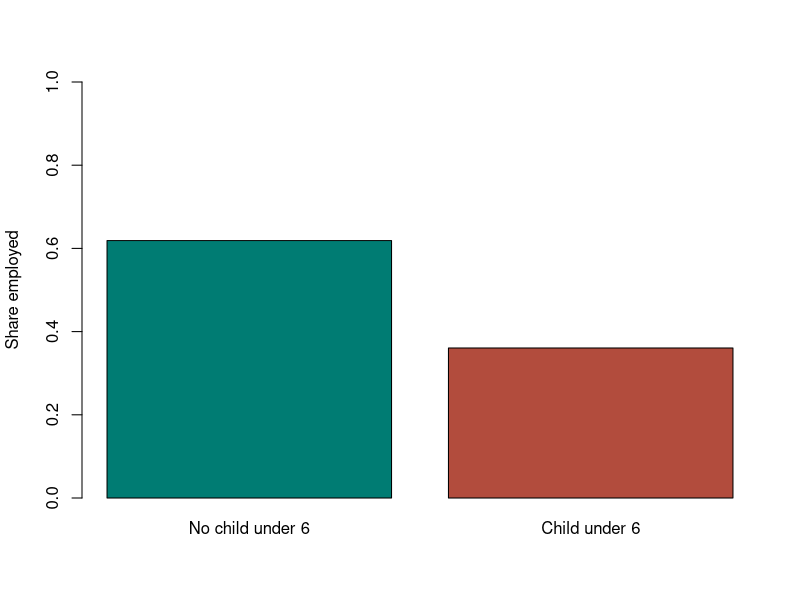

Write R code to recreate this figure.
# 第8回：プロビットモデル
# 実行場所：zemi.Rprojを開いたProjectのルート
# data/data_lesson08.csvを保存し、上から順に実行する。
# 今回の仮説：他の条件を一定とすると、教育年数は就業確率と正、幼児の存在は負の関係。

# データの読み込みと確認
participation <- read.csv("data/data_lesson08.csv")

# データの読み込みと確認
head(participation)
nrow(participation)
colSums(is.na(participation))
summary(participation)
table(participation$inlf)
mean(participation$inlf)

# 幼児の有無別の就業割合
table(participation$young_child, participation$inlf)

# 6歳未満の子どもがいない人（young_child == 0）と、いる人（== 1）のinlfを別々に取り出す。
# inlfは就業者が1、それ以外が0なので、各群の平均はその群の就業割合になる。
# 二つの割合に名前を付け、c()で一つのベクトルにまとめてgroup_rateに保存する。
group_rate <- c(
  "No child under 6" = mean(participation$inlf[participation$young_child == 0]),
  "Child under 6" = mean(participation$inlf[participation$young_child == 1])
)
group_rate

# 幼児の有無別の就業割合
barplot(
  group_rate,
  ylim = c(0, 1),
  ylab = "Share employed",
  col = c("#007c73", "#b24c3d")
)

# 5. パラメータの推定
# glm() は一般化線形モデルを推定する。
# binomial() は二項分布、link = "probit" は標準正規分布による確率変換を指定する。
model_probit <- glm(
  inlf ~ educ + exper + age + young_child + nwifeinc,
  data = participation,
  family = binomial(link = "probit")
)
summary(model_probit)
model_probit$converged

# 連続変数の限界効果
# 1. 各人の指数を求める。
# type = "link" は、確率に変換する前の指数zを返す。
index_hat <- predict(model_probit, type = "link")

# 2. 各人の限界効果に使う密度関数の値を求める。
# dnorm() は標準正規分布の密度関数φの値を返す（確率Φとは異なる）。
# この値に注目する変数の係数を掛けると、各人の限界効果になる。
normal_density <- dnorm(index_hat)

# 3. 全員の限界効果を平均する。
# 係数は全員に共通なので、密度関数の値を先に平均し、各変数の係数を掛ける。
# coef()から教育年数・経験年数・年齢・家族所得の係数を取り出す。
marginal_effects <- mean(normal_density) *
  coef(model_probit)[c("educ", "exper", "age", "nwifeinc")]
# 四つの変数の平均限界効果を表示する。
marginal_effects

# ダミー変数の限界効果
# 1. 幼児あり・なしの二つのデータを用意する。
# 元データをコピーし、全員の幼児ダミーを1（幼児あり）にする。
data_with_child <- participation
data_with_child$young_child <- 1
# もう一つコピーし、全員の幼児ダミーを0（幼児なし）にする。
# どちらも、他の説明変数は各人の実際の値のままにする。
data_no_child <- participation
data_no_child$young_child <- 0

# 2. 各人の確率の差を求める。
# type = "response" は、指数をΦ(z)で変換した就業確率を返す。
# 「幼児あり」とした場合の各人の就業確率を計算する。
prob_with_child <- predict(model_probit, newdata = data_with_child, type = "response")
# 「幼児なし」とした場合の各人の就業確率を計算する。
prob_no_child <- predict(model_probit, newdata = data_no_child, type = "response")
# 同じ人の「幼児あり－幼児なし」の確率差が、その人の限界効果になる。
individual_effect_child <- prob_with_child - prob_no_child

# 3. 全員の限界効果を平均する。
# 各人の確率差の平均を求める。
marginal_effect_child <- mean(individual_effect_child)
# 幼児ダミーの平均限界効果を表示する。
marginal_effect_child
